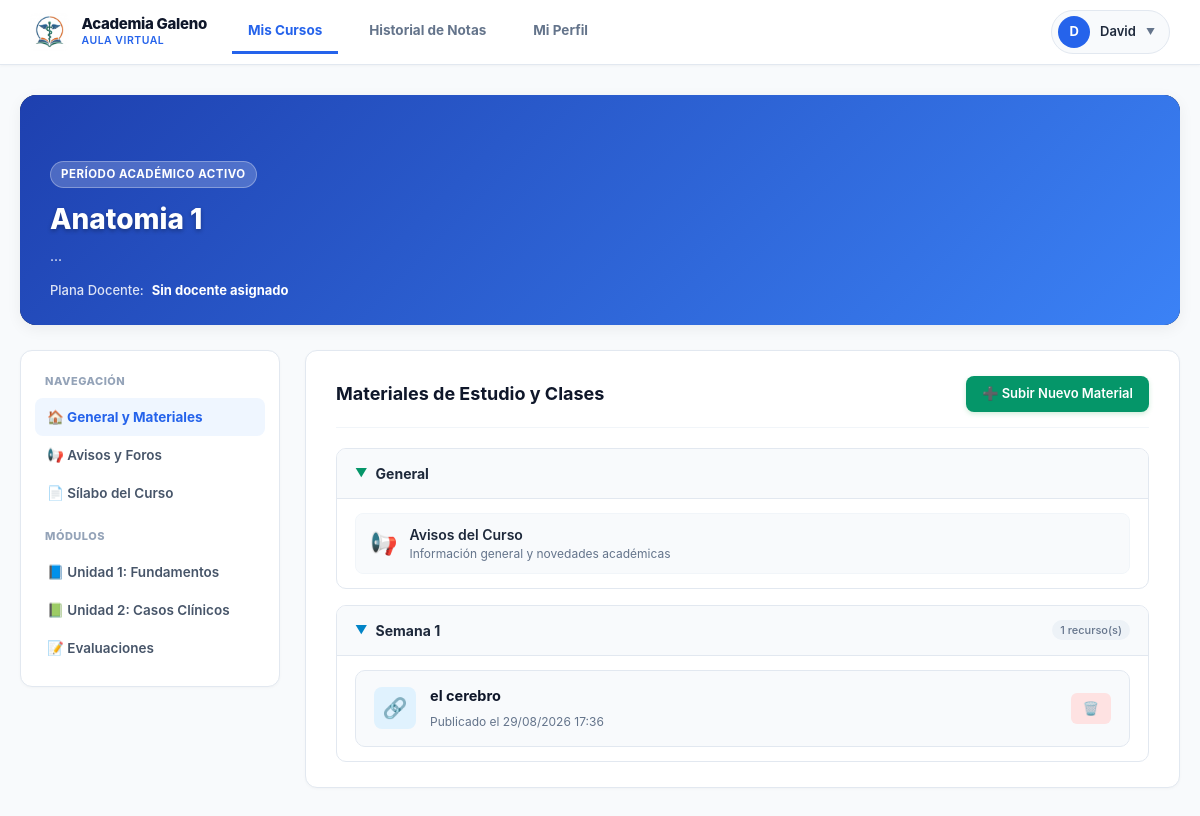
Page /curso/1/ (signed in) on the committed database.
### academia/models.py (models this page shows, shortened)
class Curso(models.Model):
    titulo = models.CharField(max_length=200)
    descripcion = models.TextField(blank=True, null=True)
    imagen_portada = models.ImageField(upload_to='cursos_portadas/', blank=True, null=True)
    docentes = models.ManyToManyField(User, related_name='cursos_asignados', blank=True)
    periodo = models.ForeignKey(PeriodoAcademico, on_delete=models.SET_NULL, related_name='cursos', null=True, blank=True)
    estado = models.BooleanField(default=True)
    fecha_creacion = models.DateTimeField(auto_now_add=True)
    class Meta:
        verbose_name = "Curso"
        verbose_name_plural = "Cursos"
        ordering = ['-fecha_creacion']

class Material(models.Model):
    TIPO_OPCIONES = [
        ('CLASE', 'Clase Grabada / Diapositivas'),
        ('LECTURA', 'Lectura / PDF'),
        ('EXAMEN', 'Examen / Simulacro'),
        ('TAREA', 'Tarea Práctica'),
    ]
    curso = models.ForeignKey(Curso, on_delete=models.CASCADE, related_name='materiales')
    titulo = models.CharField(max_length=200, verbose_name="Título del Material")
    tipo = models.CharField(max_length=50, choices=TIPO_OPCIONES, default='CLASE')
    semana = models.PositiveSmallIntegerField(default=1, verbose_name="Semana / Sesión")
    archivo = models.FileField(upload_to='materiales/%Y/%m/', null=True, blank=True, verbose_name="Archivo Adjunto (PDF, ZIP, etc.)")
    enlace = models.URLField(max_length=500, null=True, blank=True, verbose_name="Enlace Externo (Video, Meet, Drive)")
    enlace_web = models.URLField(max_length=500, null=True, blank=True, verbose_name="Enlace Web Alternativo")
    contenido = models.TextField(blank=True, verbose_name="Instrucciones o Detalles Adicionales")
    fecha_subida = models.DateTimeField(auto_now_add=True)
    class Meta:
        verbose_name = "Material"
        verbose_name_plural = "Materiales"
        ordering = ['semana', '-fecha_subida']

### academia/views.py (the view)
# urls.py: path('curso/<int:curso_id>/', views.detalle_curso, name='detalle_curso'),
@login_required
def detalle_curso(request, curso_id):
    curso = get_object_or_404(Curso, id=curso_id)
    es_docente_curso = curso.docentes.filter(id=request.user.id).exists()
    esta_matriculado = Inscripcion.objects.filter(alumno=request.user, curso=curso).exists()
    if not (esta_matriculado or es_docente_curso or request.user.is_staff or request.user.is_superuser):
        return HttpResponseForbidden("No tienes permiso para ver este curso.")
    materiales = curso.materiales.all()
    notas = Calificacion.objects.filter(alumno=request.user, curso=curso)
    context = {
        'curso': curso,
        'materiales': materiales,
        'notas': notas,
        'es_docente_curso': es_docente_curso or request.user.is_staff or request.user.is_superuser,
    }
    return render(request, 'detalle_curso.html', context)

### academia/templates/detalle_curso.html (shortened to what this page needs)
{% load static %}
<!DOCTYPE html>
<html lang="es">
<head>
    <link rel="stylesheet" href="{% static 'css/detalle_curso.css' %}?v=3.0">
</head>
<body>
    <header class="top-nav">
        <div style="display: flex; align-items: center; gap: 25px;">
            <a href="{% url 'dashboard' %}" class="brand-container">
                <img src="{% static 'image/logo.jpeg' %}"
                     alt="Logo Academia Galeno"
                     class="brand-logo-img"
                     style="height: 38px; width: auto; max-width: 45px; object-fit: contain; display: block;">
                <div class="brand-text-block">
                    <span class="brand-title">Academia Galeno</span>
                    <span class="brand-subtitle">Aula Virtual</span>
                </div>
            </a>
            <nav style="display: flex; gap: 15px; align-items: center;">
                <a href="{% url 'dashboard' %}" class="nav-tab-item active">
                    Mis Cursos
                </a>
                <a href="{% url 'mis_notas' %}" class="nav-tab-item">
                    Historial de Notas
                </a>
                <a href="{% url 'mi_perfil' %}" class="nav-tab-item">
                    Mi Perfil
                </a>
            </nav>
        </div>
        <div class="user-dropdown-container">
            <div class="user-profile-trigger">
                <div class="user-avatar-circle">
                    {{ request.user.first_name|first|default:request.user.username|first }}
                </div>
                <span class="user-trigger-text">
                    {{ request.user.first_name|default:request.user.username }}
                </span>
                <span class="dropdown-arrow">▼</span>
            </div>
        </div>
    </header>
    <main class="main-container">
        <div class="course-header-banner" style="position: relative; border-radius: 16px; overflow: hidden; min-height: 180px; display: flex; flex-direction: column; justify-content: flex-end; padding: 25px 30px; box-shadow: 0 4px 15px rgba(0,0,0,0.06); margin-bottom: 25px; background: #0f172a;">
            {% if curso.imagen_portada %}
                <img src="{{ curso.imagen_portada.url }}"
                     alt="{{ curso.titulo }}"
                     style="position: absolute; top: 0; left: 0; width: 100%; height: 100%; object-fit: cover; z-index: 1;">
                <div style="position: absolute; top: 0; left: 0; width: 100%; height: 100%; background: linear-gradient(rgba(15, 23, 42, 0.65), rgba(15, 23, 42, 0.85)); z-index: 1;"></div>
            {% else %}
                <div style="position: absolute; top: 0; left: 0; width: 100%; height: 100%; background: linear-gradient(135deg, #1e40af 0%, #3b82f6 100%); z-index: 1;"></div>
            {% endif %}
            <div style="position: relative; z-index: 2;">
                <span style="display: inline-block; background: rgba(255, 255, 255, 0.2); backdrop-filter: blur(4px); color: #ffffff; font-size: 11.5px; font-weight: 700; padding: 4px 10px; border-radius: 20px; text-transform: uppercase; letter-spacing: 0.5px; margin-bottom: 10px; border: 1px solid rgba(255, 255, 255, 0.3);">
                    Período Académico Activo
                </span>
                <h1 style="color: #ffffff; font-size: 28px; font-weight: 800; margin: 0 0 6px 0; text-shadow: 0 2px 4px rgba(0,0,0,0.3);">
                    {{ curso.titulo }}
                </h1>
                {% if curso.descripcion %}
                    <p style="color: rgba(255, 255, 255, 0.9); font-size: 14px; margin: 0 0 15px 0; max-width: 800px; line-height: 1.4;">
                        {{ curso.descripcion }}
                    </p>
                {% endif %}
                <div style="font-size: 13px; color: rgba(255, 255, 255, 0.85); font-weight: 500; display: flex; align-items: center; gap: 8px;">
                    <span>Plana Docente:</span>
                    <strong style="color: #ffffff;">
                        {% for doc in curso.docentes.all %}
                            Prof. {{ doc.get_full_name|default:doc.username }}{% if not forloop.last %}, {% endif %}
                        {% empty %}
                            Sin docente asignado
                        {% endfor %}
                    </strong>
                </div>
            </div>
        </div>
        <div class="course-layout">
            <aside class="course-sidebar">
                <div class="sidebar-section-title">Navegación</div>
                <a href="#" class="sidebar-nav-link active">🏠 General y Materiales</a>
                <a href="#" class="sidebar-nav-link">📢 Avisos y Foros</a>
                <a href="#" class="sidebar-nav-link">📄 Sílabo del Curso</a>
                <div class="sidebar-section-title">Módulos</div>
                <a href="#" class="sidebar-nav-link">📘 Unidad 1: Fundamentos</a>
                <a href="#" class="sidebar-nav-link">📗 Unidad 2: Casos Clínicos</a>
                <a href="#" class="sidebar-nav-link">📝 Evaluaciones</a>
            </aside>
            <section class="course-main-content">
                <div class="content-action-bar" style="display: flex; justify-content: space-between; align-items: center; margin-bottom: 20px;">
                    <h3 style="margin: 0; font-size: 18px; font-weight: 700; color: #0f172a;">Materiales de Estudio y Clases</h3>
                    {% if es_docente_curso %}
                        <a href="{% url 'subir_material' curso.id %}" class="btn-upload-material" style="background-color: #059669; color: #ffffff; padding: 8px 16px; border-radius: 8px; font-size: 13px; font-weight: 600; text-decoration: none; display: inline-flex; align-items: center; gap: 6px;">
                            ➕ Subir Nuevo Material
                        </a>
                    {% endif %}
                </div>
                <details open style="margin-bottom: 16px; border: 1px solid #e2e8f0; border-radius: 10px; overflow: hidden; background: #ffffff;">
                    <summary style="padding: 14px 18px; background: #f8fafc; font-weight: 700; font-size: 14px; color: #1e293b; cursor: pointer; list-style: none; display: flex; align-items: center; gap: 8px; border-bottom: 1px solid #e2e8f0;">
                        <span style="color: #059669; font-size: 12px;">▼</span> General
                    </summary>
                    <div style="padding: 14px 18px;">
                        <div style="display: flex; align-items: center; gap: 12px; padding: 10px 14px; background: #f8fafc; border: 1px solid #f1f5f9; border-radius: 8px;">
                            <span style="font-size: 22px;">📢</span>
                            <div>
                                <div style="font-size: 14px; font-weight: 600; color: #1e293b;">Avisos del Curso</div>
                                <div style="font-size: 12px; color: #64748b;">Información general y novedades académicas</div>
                            </div>
                        </div>
                    </div>
                </details>
                {% regroup materiales by semana as semanas_list %}
                {% if semanas_list %}
                    <div style="display: flex; flex-direction: column; gap: 14px;">
                        {% for grupo in semanas_list %}
                            <details open style="border: 1px solid #e2e8f0; border-radius: 10px; overflow: hidden; background: #ffffff;">
                                <summary style="padding: 14px 18px; background: #f8fafc; font-weight: 700; font-size: 14px; color: #1e293b; cursor: pointer; list-style: none; display: flex; align-items: center; justify-content: space-between; border-bottom: 1px solid #e2e8f0;">
                                    <div style="display: flex; align-items: center; gap: 8px;">
                                        <span style="color: #0284c7; font-size: 12px;">▼</span>
                                        <span>Semana {{ grupo.grouper }}</span>
                                    </div>
                                    <span style="font-size: 11px; color: #64748b; font-weight: 500; background: #edf2f7; padding: 2px 8px; border-radius: 12px;">
                                        {{ grupo.list|length }} recurso(s)
                                    </span>
                                </summary>
                                <div style="padding: 14px 18px; display: flex; flex-direction: column; gap: 10px;">
                                    {% for mat in grupo.list %}
                                        <div class="material-item-card" style="margin: 0;">
                                            <div class="material-info">
                                                <div class="material-icon-box {% if mat.archivo %}icon-file{% else %}icon-link{% endif %}">
                                                    {% if mat.archivo %}📄{% else %}🔗{% endif %}
                                                </div>
                                                <div class="material-details">
                                                    <h4>{{ mat.titulo }}</h4>
                                                    <span>Publicado el {{ mat.fecha_subida|date:"d/m/Y H:i" }}</span>
                                                </div>
                                            </div>
                                            <div class="material-actions">
                                                {% if es_docente_curso %}
                                                    <a href="{% url 'eliminar_material' mat.id %}" class="btn-delete-mat" onclick="return confirm('¿Estás seguro de eliminar este material?');">
                                                        🗑️
                                                    </a>
                                                {% endif %}
                                            </div>
                                        </div>
                                    {% endfor %}
                                </div>
                            </details>
                        {% endfor %}
                    </div>
                {% else %}
                    <div class="empty-materials-state" style="margin-top: 10px;">
                        <p style="font-size: 32px; margin-bottom: 10px;">📂</p>
                        <p>Aún no se han publicado materiales en este curso.</p>
                    </div>
                {% endif %}
            </section>
        </div>
    </main>
</body>
</html>

### rows in the picture
Curso: titulo "Anatomia 1", descripcion "..."
Material: titulo "el cerebro", fecha_subida "29/08/2026 17:36"

### other values in the picture
{{ request.user.first_name|first|default:request.user.username|first }} "D"
{{ request.user.first_name|default:request.user.username }} "David"
{{ grupo.grouper }} "1"
{{ grupo.list|length }} "1"
